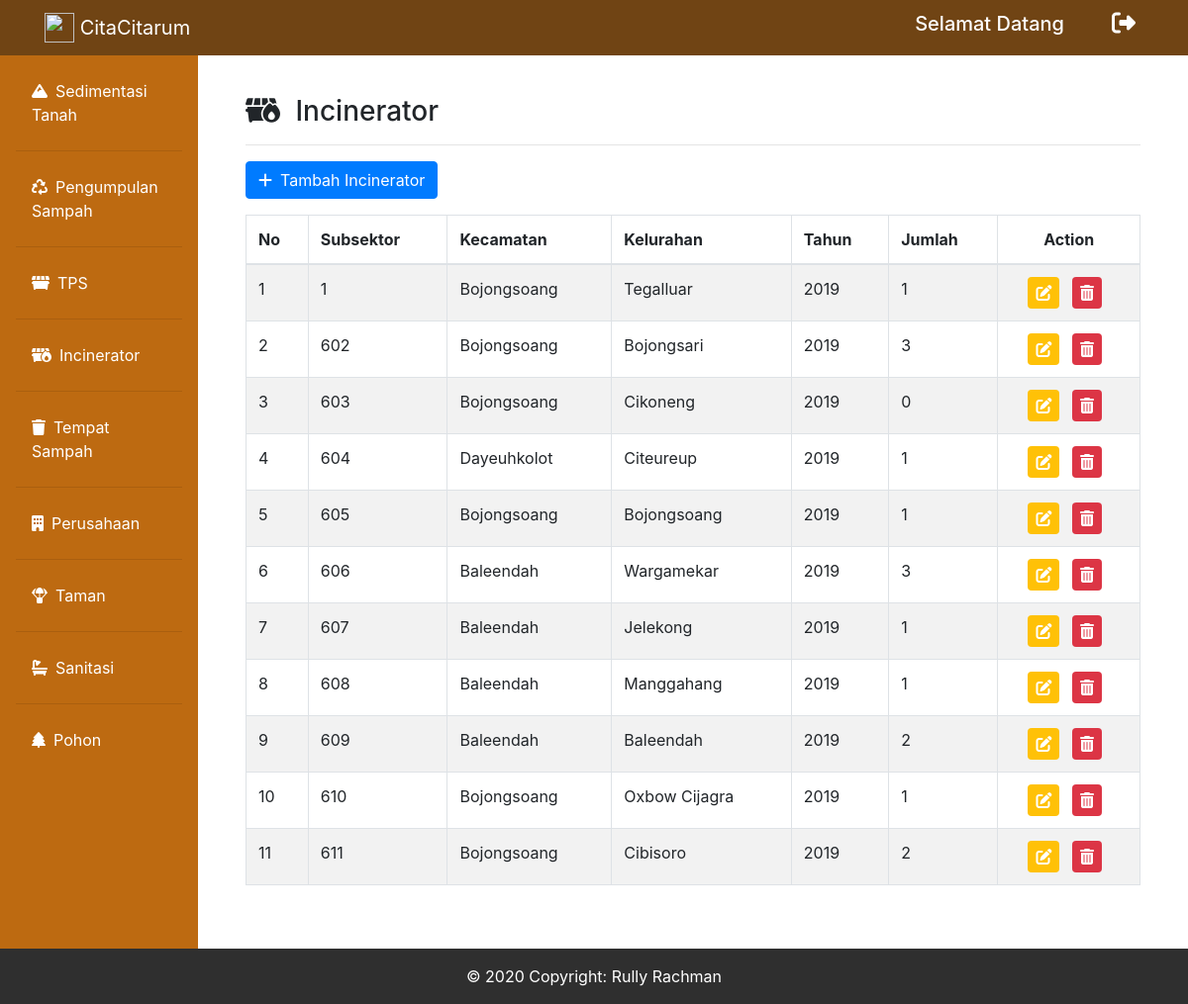
/admin_incinerator.php, run on the app's committed database.
### tables this page shows
CREATE TABLE `incinerator` (
  `id_incinerator` int(50) NOT NULL,
  `id_subsektor` int(50) NOT NULL,
  `kecamatan` varchar(200) NOT NULL,
  `kelurahan` varchar(200) NOT NULL,
  `tahun` varchar(200) NOT NULL,
  `jumlah` varchar(200) NOT NULL
);

### admin_incinerator.php (the view, shortened to what this page needs)
<?php
include("connect.php");
?>
<!doctype html>
<html lang="en">
  <head>
    <link rel="stylesheet" href="https://stackpath.bootstrapcdn.com/bootstrap/4.4.1/css/bootstrap.min.css">
    <link rel="stylesheet" href="fontawesome/css/all.min.css">
  </head>
  <body>
        <nav class="navbar navbar-expand-lg navbar-dark bg-gradient-primary fixed-top" style="background-color: #704414" id="bar">
            <div class="container">
                <a href="admin_dashboard.php" class="navbar-brand" href="index.php">
                    <img src="img/logocitarum.png" width="30" height="30" class="d-inline-block align-top" alt="">  CitaCitarum</a>
                <div class="collapse navbar-collapse" id="navbarText">
                <span class="mr-5"><h5>Selamat Datang <?php echo $_SESSION["name"]?></h5></span>
                <div class="icon">
                    <h4>
                        <a href="dansubsektor_dashboard.php?logout='1'" class="text-decoration-none"><i class="fas fa-sign-out-alt mr-2" data-toggle="tooltip" title="Logout"></i></a>
                    </h4>
                </div>
        </nav>
        <div class="row no-gutters mt-5">
        <div class="col-md-2 pt-2 sidebar" style="background-color: #BD6A11">
        <ul class="nav flex-column pl-3 pr-3 pb-3 p-1 pt-3" style="background-color: #BD6A11">
            <li class="nav-item">
                <a class="nav-link text-white" href="admin_elemen.php"><i class="fas fa-mountain mr-2"></i>Sedimentasi Tanah</a><hr>
            </li>
            <li class="nav-item">
                <a class="nav-link text-white" href="admin_sampah.php"><i class="fas fa-recycle mr-2"></i>Pengumpulan Sampah</a><hr>
            </li>
            <li class="nav-item">
                <a class="nav-link text-white" href="admin_tps.php"><i class="fas fa-dumpster mr-2"></i>TPS</a><hr>
            </li>
            <li class="nav-item">
                <a class="nav-link text-white" href="admin_incinerator.php"><i class="fas fa-dumpster-fire mr-2"></i>Incinerator</a><hr>
            </li>
            <li class="nav-item">
                <a class="nav-link text-white" href="admin_tong.php"><i class="fas fa-trash mr-2"></i>Tempat Sampah</a><hr>
            </li>
            <li class="nav-item">
                <a class="nav-link text-white" href="admin_perusahaan.php"><i class="fas fa-building mr-2"></i>Perusahaan</a><hr>
            </li>
            <li class="nav-item">
                <a class="nav-link text-white" href="admin_taman.php"><i class="fas fa-parachute-box mr-2"></i>Taman</a><hr>
            </li>
            <li class="nav-item">
                <a class="nav-link text-white" href="admin_sanitasi.php"><i class="fas fa-bath mr-2"></i>Sanitasi</a><hr>
            </li>
            <li class="nav-item">
                <a class="nav-link text-white" href="admin_pohon.php"><i class="fas fa-tree mr-2"></i>Pohon</a>
            </li>
        </ul>
        </div>
        <div class="col-md-10 p-5">
            <h3><i class="fas fa-dumpster-fire mr-2"></i> Incinerator</h3>
            <hr>
            <a href="tambah_incinerator.php" class="btn btn-primary mb-3"><i class="fas fa-plus mr-2"></i>Tambah Incinerator</a>
            <table class="table table-striped table-bordered">
            <thead>
                <tr>
                <th scope="col">No</th>
                <th scope="col">Subsektor</th>
                <th scope="col">Kecamatan</th>
                <th scope="col">Kelurahan</th>
                <th scope="col">Tahun</th>
                <th scope="col">Jumlah</th>
                <th scope="col" colspan="2" class="text-center">Action</th>
                </tr>
            </thead>
            <tbody>
            <?php
                $query = "SELECT * FROM incinerator ORDER BY id_incinerator ASC";
                $sql = mysqli_query($conn, $query);
                $no = 1;
                while($row = mysqli_fetch_array($sql)){
                echo "
                    <tr>
                    <td>$no</td>
                    <td>$row[id_subsektor]</td>
                    <td>$row[kecamatan]</td>
                    <td>$row[kelurahan]</td>
                    <td>$row[tahun]</td>
                    <td>$row[jumlah]</td>
                    <td colspan='2' class='text-center'><a href='edit_incinerator.php?id=$row[id_incinerator]'><i class='fas fa-edit bg-warning p-2 text-white rounded mr-0' data-toggle='tooltip' title='edit'></i></a>
                    <a class='m-2' href='admin_incinerator.php?deletetps=$row[id_incinerator]'><i class='fas fa-trash-alt bg-danger text-white p-2 rounded'></i></a></td>
                    </tr>";
                    $no++;
                }
            ?>
            </tbody>
            </table>
        </div>
    </div>
        <footer>
            <div class="footer-copyright text-center py-3">© 2020 Copyright: Rully Rachman
            </div>
        </footer>
  </body>
</html>

### admin_incinerator.php (style rules this page uses)
.navbar { color: white; }
.icon a { color: white; text-decoration: none; }
.footer-copyright { background-color: #2f2f2f; color: white; }

### data on the page
incinerator: id_subsektor "1", kecamatan "Bojongsoang", kelurahan "Tegalluar", tahun "2019", jumlah "1"
incinerator: id_subsektor "602", kecamatan "Bojongsoang", kelurahan "Bojongsari", tahun "2019", jumlah "3"
incinerator: id_subsektor "603", kecamatan "Bojongsoang", kelurahan "Cikoneng", tahun "2019", jumlah "0"
incinerator: id_subsektor "604", kecamatan "Dayeuhkolot", kelurahan "Citeureup", tahun "2019", jumlah "1"
incinerator: id_subsektor "605", kecamatan "Bojongsoang", kelurahan "Bojongsoang", tahun "2019", jumlah "1"
incinerator: id_subsektor "606", kecamatan "Baleendah", kelurahan "Wargamekar", tahun "2019", jumlah "3"
incinerator: id_subsektor "607", kecamatan "Baleendah", kelurahan "Jelekong", tahun "2019", jumlah "1"
incinerator: id_subsektor "608", kecamatan "Baleendah", kelurahan "Manggahang", tahun "2019", jumlah "1"
incinerator: id_subsektor "609", kecamatan "Baleendah", kelurahan "Baleendah", tahun "2019", jumlah "2"
incinerator: id_subsektor "610", kecamatan "Bojongsoang", kelurahan "Oxbow Cijagra", tahun "2019", jumlah "1"
incinerator: id_subsektor "611", kecamatan "Bojongsoang", kelurahan "Cibisoro", tahun "2019", jumlah "2"
